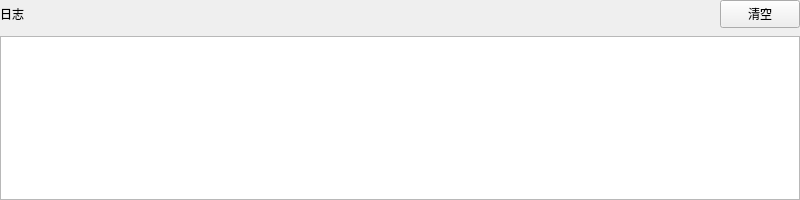
<?xml version="1.0" encoding="UTF-8"?>
<ui version="4.0">
 <class>LogPanel</class>
 <widget class="QWidget" name="LogPanel">
  <property name="geometry">
   <rect>
    <x>0</x>
    <y>0</y>
    <width>800</width>
    <height>200</height>
   </rect>
  </property>
  <layout class="QVBoxLayout" name="rootLayout">
   <property name="leftMargin">
    <number>0</number>
   </property>
   <property name="topMargin">
    <number>0</number>
   </property>
   <property name="rightMargin">
    <number>0</number>
   </property>
   <property name="bottomMargin">
    <number>0</number>
   </property>
   <property name="spacing">
    <number>8</number>
   </property>
   <item>
    <layout class="QHBoxLayout" name="headerLayout">
     <item>
      <widget class="QLabel" name="panelTitle">
       <property name="text">
        <string>日志</string>
       </property>
      </widget>
     </item>
     <item>
      <spacer name="headerSpacer">
       <property name="orientation">
        <enum>Qt::Horizontal</enum>
       </property>
       <property name="sizeHint" stdset="0">
        <size>
         <width>40</width>
         <height>20</height>
        </size>
       </property>
      </spacer>
     </item>
     <item>
      <widget class="QPushButton" name="clearBtn">
       <property name="minimumSize">
        <size>
         <width>72</width>
         <height>28</height>
        </size>
       </property>
       <property name="text">
        <string>清空</string>
       </property>
      </widget>
     </item>
    </layout>
   </item>
   <item>
    <widget class="QPlainTextEdit" name="logView">
     <property name="readOnly">
      <bool>true</bool>
     </property>
     <property name="maximumBlockCount">
      <number>2000</number>
     </property>
    </widget>
   </item>
  </layout>
 </widget>
 <resources/>
 <connections/>
</ui>
